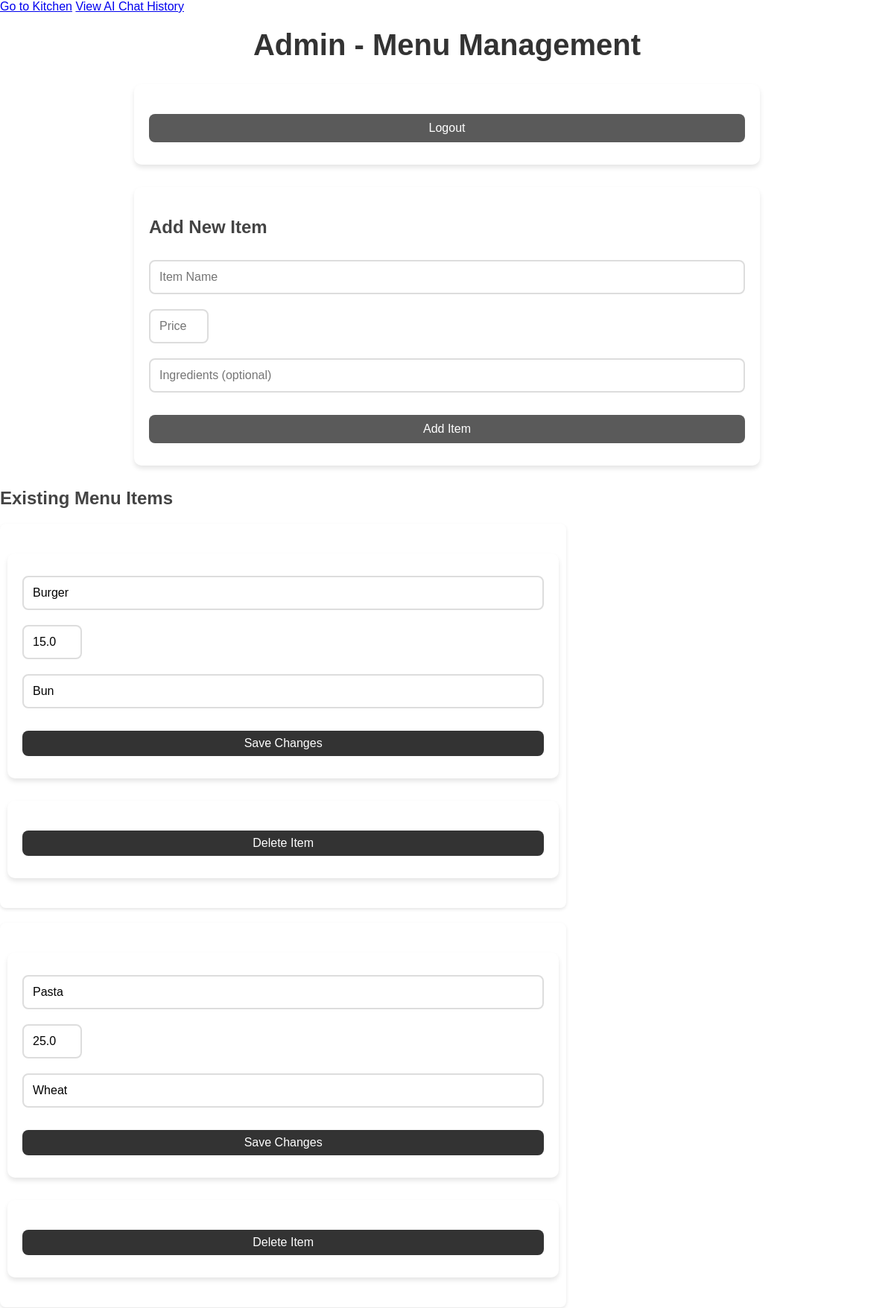
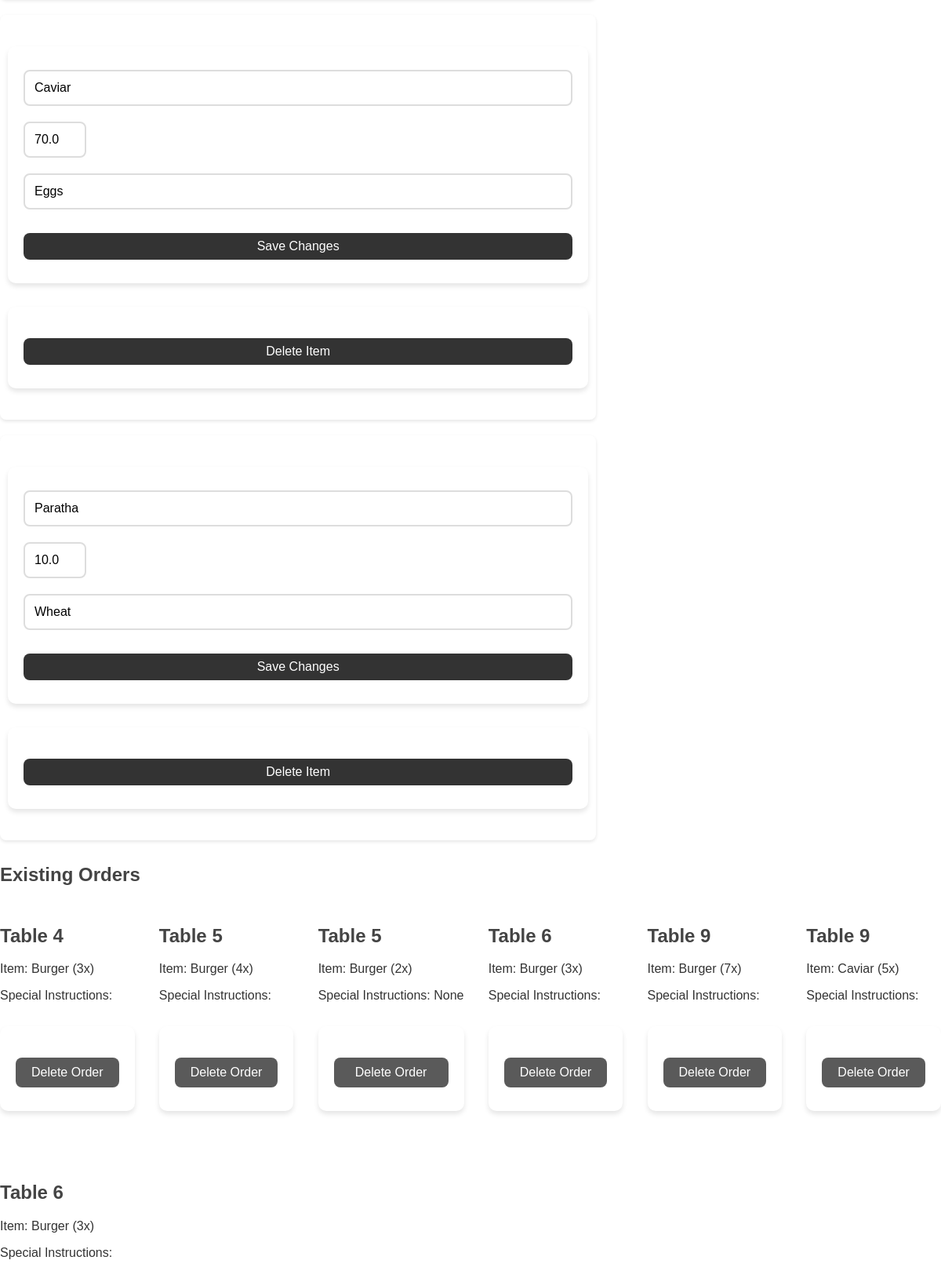
Page /admin (signed in, upper part) on the committed database (2 pictures, top to bottom).
### app.py (models this page shows, shortened)
class MenuItem(db.Model):
    id = db.Column(db.Integer, primary_key=True)
    name = db.Column(db.String(100), nullable=False)
    price = db.Column(db.Float, nullable=False)
    ingredients = db.Column(db.String(200))

class Order(db.Model):
    id = db.Column(db.Integer, primary_key=True)
    table_number = db.Column(db.Integer, nullable=False)
    item_id = db.Column(db.Integer, db.ForeignKey('menu_item.id'), nullable=False)
    special_instructions = db.Column(db.String(200))
    quantity = db.Column(db.Integer, default=1)
    order_time = db.Column(db.DateTime, default=datetime.datetime.utcnow)
    menu_item = db.relationship('MenuItem', backref=db.backref('orders', lazy=True))

### app.py (the view)
@app.route('/admin')
@token_required
def admin():
    items = MenuItem.query.all()
    orders = Order.query.all()
    return render_template('admin.html', items=items, orders=orders)

### app.py (called while the page is built)
def token_required(f):
    @wraps(f)
    def decorated(*args, **kwargs):
        token = request.cookies.get('token')
        if not token:
            return redirect(url_for('admin_login'))
        try:
            jwt.decode(token, app.secret_key, algorithms=["HS256"])
        except:
            return redirect(url_for('admin_login'))
        return f(*args, **kwargs)
    return decorated

### templates/admin.html (shortened to what this page needs)
<!DOCTYPE html>
<html lang="en">
<head>
    <link rel="stylesheet" href="{{ url_for('static', filename='style.css') }}">
</head>
<body class="admin-page">
    <nav>
        <a href="/kitchen">Go to Kitchen</a>
        <a href="/admin/chats">View AI Chat History</a>
    </nav>
    <h1>Admin - Menu Management</h1>
    <form method="POST" action="/admin_logout">
        <button type="submit">Logout</button>
    </form>
    <form method="POST" action="/add_item">
        <h2>Add New Item</h2>
        <input type="text" name="name" placeholder="Item Name" required>
        <input type="number" name="price" placeholder="Price" required>
        <input type="text" name="ingredients" placeholder="Ingredients (optional)">
        <button type="submit">Add Item</button>
    </form>
    <h2>Existing Menu Items</h2>
    <div id="menu-items">
        {% for item in items %}
        <div class="admin-item" id="item-{{ item.id }}">
            <div class="edit-form" id="edit-form-{{ item.id }}">
                <form method="POST" action="/edit_item/{{ item.id }}">
                    <input type="text" name="name" value="{{ item.name }}" required>
                    <input type="number" name="price" value="{{ item.price }}" required>
                    <input type="text" name="ingredients" value="{{ item.ingredients }}" placeholder="Ingredients">
                    <button type="submit">Save Changes</button>
                </form>
                <form method="POST" action="/delete_item/{{ item.id }}">
                    <button type="submit" class="delete-button">Delete Item</button>
                </form>
            </div>
        </div>
        {% endfor %}
    </div>
    <h2>Existing Orders</h2>
    <div id="orders-container">
        {% for order in orders %}
        <div class="order-item">
            <h2>Table {{ order.table_number }}</h2>
            <p>Item: {{ order.menu_item.name }} ({{ order.quantity }}x)</p>
            <p>Special Instructions: {{ order.special_instructions }}</p>
            <form method="POST" action="/delete_order/{{ order.id }}">
                <button type="submit" class="delete-button">Delete Order</button>
            </form>
        </div>
        {% endfor %}
    </div>
</body>
</html>

### static/style.css (style rules this page uses)
body { font-family: Arial, sans-serif; background-color: #f5f5f5; color: #333; margin: 0; padding: 0; }
h1, h2, h3 { font-weight: 600; color: #333; }
h1 { text-align: center; font-size: 2.5rem; margin: 20px 0; }
h2, h3 { color: #444; }
form { max-width: 800px; margin: 30px auto; padding: 20px; background-color: #fff; border-radius: 10px; box-shadow: 0 4px 6px rgba(0, 0, 0, 0.1); }
input, textarea, button { font-size: 1rem; padding: 12px; margin: 10px 0; border: 2px solid #ddd; border-radius: 8px; width: 100%; box-sizing: border-box; }
input[type="number"] { width: 80px; }
button { background-color: #333; color: #fff; cursor: pointer; transition: background-color 0.3s ease; }
#menu-items { display: flex; flex-wrap: wrap; gap: 10px; justify-content: space-between; }
#orders-container { display: flex; flex-wrap: wrap; gap: 20px; justify-content: space-between; margin-top: 20px; }
.order-item { margin: 10px 0; }
form button { background-color: #5a5a5a; border: none; padding: 10px 20px; font-size: 1rem; cursor: pointer; margin-top: 20px; border-radius: 8px; color: white; transition: background-color 0.3s ease; }
.admin-item { display: flex; align-items: center; justify-content: space-between; padding: 10px; background-color: #fff; border-radius: 8px; box-shadow: 0 2px 4px rgba(0, 0, 0, 0.1); margin-bottom: 10px; animation: fadeIn 0.5s ease-in-out; }
.admin-item button { background-color: #333; color: #fff; border: none; border-radius: 8px; padding: 8px 16px; cursor: pointer; transition: background-color 0.3s ease; }
body.admin-page { background-color: #fff; }
.menu-item, .admin-item, li { animation: fadeIn 0.5s ease-in-out; }
button { background-color: #888; color: #fff; cursor: pointer; transition: background-color 0.3s ease; }

### rows in the picture
MenuItem: name "Burger", price "15.0", ingredients "Bun"
MenuItem: name "Pasta", price "25.0", ingredients "Wheat"
MenuItem: name "Caviar", price "70.0", ingredients "Eggs"
MenuItem: name "Paratha", price "10.0", ingredients "Wheat"
Order: table_number "4", menu_item.name "Burger", quantity "3"
Order: table_number "5", menu_item.name "Burger", quantity "4"
Order: table_number "5", menu_item.name "Burger", quantity "2", special_instructions "None"
Order: table_number "6", menu_item.name "Burger", quantity "3"
Order: table_number "9", menu_item.name "Burger", quantity "7"
Order: table_number "9", menu_item.name "Caviar", quantity "5"
Order: table_number "6", menu_item.name "Burger", quantity "3"
